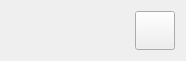
<?xml version="1.0" encoding="UTF-8"?>
<ui version="4.0">
 <class>partMainSpindle</class>
 <widget class="QWidget" name="partMainSpindle">
  <property name="geometry">
   <rect>
    <x>0</x>
    <y>0</y>
    <width>186</width>
    <height>57</height>
   </rect>
  </property>
  <property name="windowTitle">
   <string>Form</string>
  </property>
  <layout class="QHBoxLayout" name="horizontalLayout">
   <item>
    <widget class="SliderBox" name="slbSpindle" native="true">
     <property name="sizePolicy">
      <sizepolicy hsizetype="Expanding" vsizetype="Preferred">
       <horstretch>0</horstretch>
       <verstretch>0</verstretch>
      </sizepolicy>
     </property>
    </widget>
   </item>
   <item>
    <widget class="StyledToolButton" name="cmdSpindle">
     <property name="enabled">
      <bool>true</bool>
     </property>
     <property name="toolTip">
      <string>Spindle on/off</string>
     </property>
     <property name="icon">
      <iconset resource="../../images.qrc">
       <normaloff>:/images/cutter.png</normaloff>:/images/cutter.png</iconset>
     </property>
     <property name="iconSize">
      <size>
       <width>32</width>
       <height>32</height>
      </size>
     </property>
     <property name="checkable">
      <bool>true</bool>
     </property>
     <property name="adjustSize" stdset="0">
      <bool>true</bool>
     </property>
    </widget>
   </item>
  </layout>
 </widget>
 <customwidgets>
  <customwidget>
   <class>SliderBox</class>
   <extends>QWidget</extends>
   <header>sliderbox.h</header>
   <container>1</container>
   <slots>
    <slot>click()</slot>
   </slots>
  </customwidget>
  <customwidget>
   <class>StyledToolButton</class>
   <extends>QToolButton</extends>
   <header>styledtoolbutton.h</header>
  </customwidget>
 </customwidgets>
 <resources>
  <include location="../../images.qrc"/>
 </resources>
 <connections/>
</ui>
